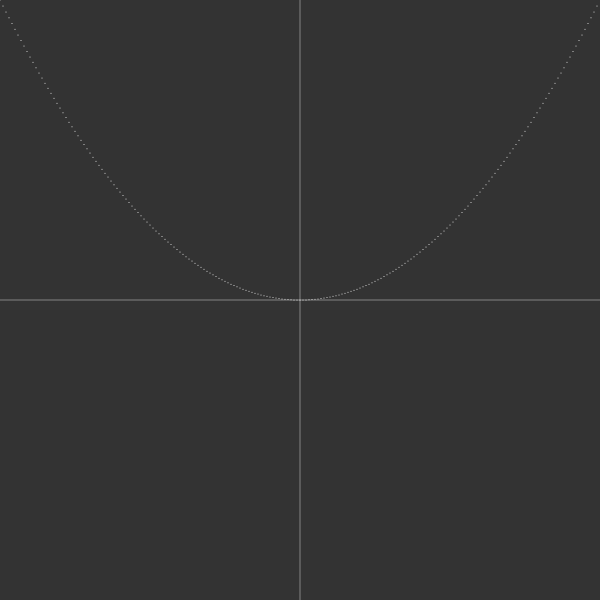
Frame 1 (no input)
Frame 2 (the mouse pressed at the canvas centre, redrawn once): identical to frame 1, image omitted

The p5.js sketch that drew this single still picture (run headless with seeded random() and noise() and a simulated clock; the mouse was pressed at the canvas centre and the sketch redrawn once):

// p5.js sketch
// ── sketch.js
function setup() {
  createCanvas(600, 600)
}

const f = n => x => {
  let sum = 1
  for (let i = 0; i < n; i++) {
    sum *= x
  }
  return sum
}

function draw() {
  background(51)
  const fx = f(2)
  stroke(255, 255, 255, 100)
  line(0, height / 2, width, height / 2)
  line(width / 2, 0, width / 2, height)
  for (let i = -1; i <= 1; i += 0.01) {
    stroke(255)
    const x = map(i, -1, 1, 0, width)
    const y = map(fx(i), -1, 1, height, 0)
    point(x, y)
  }
  noLoop()
}
